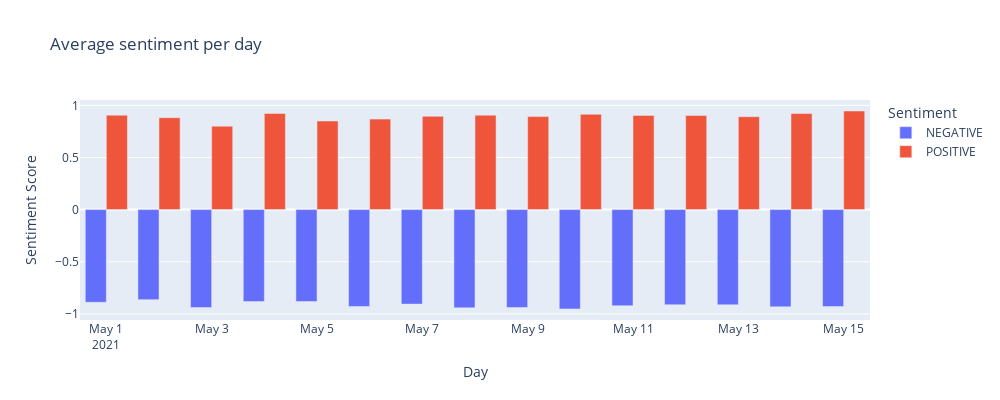

Write notebook code for a chart like this one.
### Code cell
fig = px.bar(df_avg, x="day", y='s_score', color='s_sentiment',
             labels={
                     "day": "Day",
                     "s_score": "Sentiment Score",
                     "s_sentiment": "Sentiment"
                 },
             title=" Average sentiment per day",
             barmode='group', height=400, width=1000)
fig.show()

### Figure 1 — Plotly figure (JSON) as saved in the notebook; plotly's stock layout.template omitted (floating-point values rounded to 4 significant figures)
{"data": [{"alignmentgroup": "True", "hovertemplate": "Sentiment=NEGATIVE<br>Day=%{x}<br>Sentiment Score=%{y}<extra></extra>", "legendgroup": "NEGATIVE", "marker": {"color": "#636efa", "pattern": {"shape": ""}}, "name": "NEGATIVE", "offsetgroup": "NEGATIVE", "orientation": "v", "showlegend": true, "textposition": "auto", "type": "bar", "x": ["2021-05-01", "2021-05-02", "2021-05-03", "2021-05-04", "2021-05-05", "2021-05-06", "2021-05-07", "2021-05-08", "2021-05-09", "2021-05-10", "2021-05-11", "2021-05-12", "2021-05-13", "2021-05-14", "2021-05-15"], "xaxis": "x", "y": [-0.8887, -0.8635, -0.9392, -0.8825, -0.8812, -0.929, -0.9064, -0.9422, -0.9386, -0.9533, -0.922, -0.9128, -0.9133, -0.9327, -0.93], "yaxis": "y"}, {"alignmentgroup": "True", "hovertemplate": "Sentiment=POSITIVE<br>Day=%{x}<br>Sentiment Score=%{y}<extra></extra>", "legendgroup": "POSITIVE", "marker": {"color": "#EF553B", "pattern": {"shape": ""}}, "name": "POSITIVE", "offsetgroup": "POSITIVE", "orientation": "v", "showlegend": true, "textposition": "auto", "type": "bar", "x": ["2021-05-01", "2021-05-02", "2021-05-03", "2021-05-04", "2021-05-05", "2021-05-06", "2021-05-07", "2021-05-08", "2021-05-09", "2021-05-10", "2021-05-11", "2021-05-12", "2021-05-13", "2021-05-14", "2021-05-15"], "xaxis": "x", "y": [0.9056, 0.8813, 0.8001, 0.9218, 0.8491, 0.8677, 0.8942, 0.9053, 0.8919, 0.9138, 0.9035, 0.9025, 0.8912, 0.9207, 0.9455], "yaxis": "y"}], "layout": {"barmode": "group", "height": 400, "legend": {"title": {"text": "Sentiment"}, "tracegroupgap": 0}, "title": {"text": " Average sentiment per day"}, "width": 1000, "xaxis": {"anchor": "y", "domain": [0, 1], "title": {"text": "Day"}}, "yaxis": {"anchor": "x", "domain": [0, 1], "title": {"text": "Sentiment Score"}}}}
